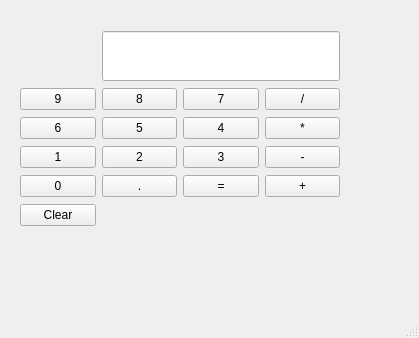
<?xml version="1.0" encoding="UTF-8"?>
<ui version="4.0">
 <class>MainWindow</class>
 <widget class="QMainWindow" name="MainWindow">
  <property name="geometry">
   <rect>
    <x>0</x>
    <y>0</y>
    <width>419</width>
    <height>338</height>
   </rect>
  </property>
  <property name="maximumSize">
   <size>
    <width>16777215</width>
    <height>16777215</height>
   </size>
  </property>
  <property name="windowTitle">
   <string>MainWindow</string>
  </property>
  <widget class="QWidget" name="centralwidget">
   <widget class="QWidget" name="">
    <property name="geometry">
     <rect>
      <x>20</x>
      <y>30</y>
      <width>320</width>
      <height>202</height>
     </rect>
    </property>
    <layout class="QGridLayout" name="gridLayout">
     <item row="0" column="1" colspan="3">
      <widget class="QLineEdit" name="display">
       <property name="minimumSize">
        <size>
         <width>0</width>
         <height>50</height>
        </size>
       </property>
       <property name="font">
        <font>
         <pointsize>18</pointsize>
        </font>
       </property>
       <property name="alignment">
        <set>Qt::AlignmentFlag::AlignRight|Qt::AlignmentFlag::AlignTrailing|Qt::AlignmentFlag::AlignVCenter</set>
       </property>
       <property name="readOnly">
        <bool>true</bool>
       </property>
      </widget>
     </item>
     <item row="1" column="0">
      <widget class="QPushButton" name="btn9">
       <property name="text">
        <string>9</string>
       </property>
      </widget>
     </item>
     <item row="1" column="1">
      <widget class="QPushButton" name="btn8">
       <property name="text">
        <string>8</string>
       </property>
      </widget>
     </item>
     <item row="1" column="2">
      <widget class="QPushButton" name="btn7">
       <property name="text">
        <string>7</string>
       </property>
      </widget>
     </item>
     <item row="1" column="3">
      <widget class="QPushButton" name="btnDiv">
       <property name="text">
        <string>/</string>
       </property>
      </widget>
     </item>
     <item row="2" column="0">
      <widget class="QPushButton" name="btn6">
       <property name="text">
        <string>6</string>
       </property>
      </widget>
     </item>
     <item row="2" column="1">
      <widget class="QPushButton" name="btn5">
       <property name="text">
        <string>5</string>
       </property>
      </widget>
     </item>
     <item row="2" column="2">
      <widget class="QPushButton" name="btn4">
       <property name="text">
        <string>4</string>
       </property>
      </widget>
     </item>
     <item row="2" column="3">
      <widget class="QPushButton" name="btnMul">
       <property name="text">
        <string>*</string>
       </property>
      </widget>
     </item>
     <item row="3" column="0">
      <widget class="QPushButton" name="btn1">
       <property name="text">
        <string>1</string>
       </property>
      </widget>
     </item>
     <item row="3" column="1">
      <widget class="QPushButton" name="btn2">
       <property name="text">
        <string>2</string>
       </property>
      </widget>
     </item>
     <item row="3" column="2">
      <widget class="QPushButton" name="btn3">
       <property name="text">
        <string>3</string>
       </property>
      </widget>
     </item>
     <item row="3" column="3">
      <widget class="QPushButton" name="btnSub">
       <property name="text">
        <string>-</string>
       </property>
      </widget>
     </item>
     <item row="4" column="0">
      <widget class="QPushButton" name="btn0">
       <property name="text">
        <string>0</string>
       </property>
      </widget>
     </item>
     <item row="4" column="1">
      <widget class="QPushButton" name="btnDot">
       <property name="text">
        <string>.</string>
       </property>
      </widget>
     </item>
     <item row="4" column="2">
      <widget class="QPushButton" name="btnEqual">
       <property name="text">
        <string>=</string>
       </property>
      </widget>
     </item>
     <item row="4" column="3">
      <widget class="QPushButton" name="btnAdd">
       <property name="text">
        <string>+</string>
       </property>
      </widget>
     </item>
     <item row="5" column="0">
      <widget class="QPushButton" name="btnClear">
       <property name="text">
        <string>Clear</string>
       </property>
      </widget>
     </item>
    </layout>
   </widget>
  </widget>
  <widget class="QMenuBar" name="menubar">
   <property name="geometry">
    <rect>
     <x>0</x>
     <y>0</y>
     <width>419</width>
     <height>22</height>
    </rect>
   </property>
  </widget>
  <widget class="QStatusBar" name="statusbar"/>
 </widget>
 <resources/>
 <connections/>
</ui>
